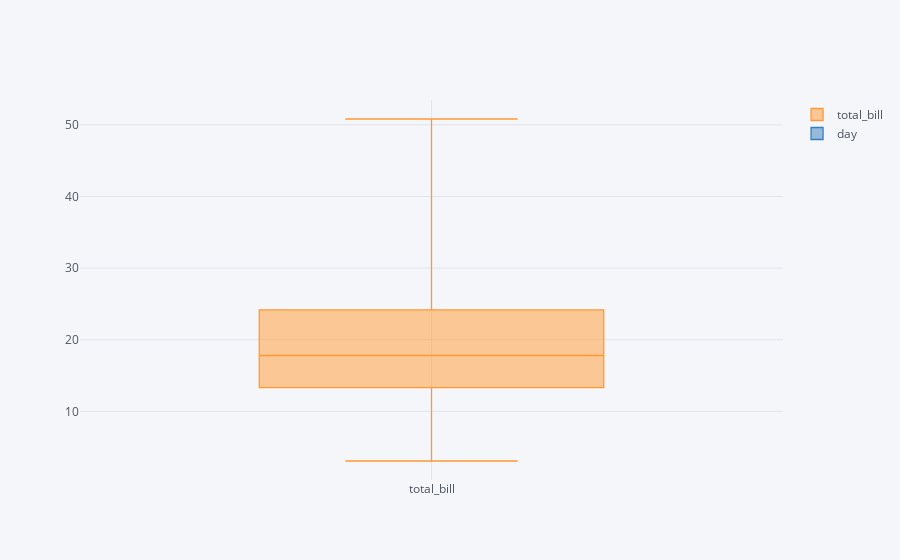

Write notebook code for a chart like this one.
### Code cell
tips[['total_bill','day']].iplot(kind = 'box',x = 'total_bill',y = 'day')

### Figure 1 — Plotly figure (JSON) as saved in the notebook; plotly's stock layout.template omitted (floating-point values rounded to 4 significant figures; data arrays with more than 128 entries replaced by an {"elided": "..."} marker saying what was removed)
{"data": [{"boxpoints": false, "line": {"width": 1.3}, "marker": {"color": "rgba(255, 153, 51, 1.0)"}, "name": "total_bill", "orientation": "v", "type": "box", "visible": true, "y": {"elided": "244 float values"}}, {"boxpoints": false, "line": {"width": 1.3}, "marker": {"color": "rgba(55, 128, 191, 1.0)"}, "name": "day", "orientation": "v", "type": "box", "visible": true, "y": {"elided": "244 str values"}}], "layout": {"autosize": true, "legend": {"bgcolor": "#F5F6F9", "font": {"color": "#4D5663"}}, "paper_bgcolor": "#F5F6F9", "plot_bgcolor": "#F5F6F9", "title": {"font": {"color": "#4D5663"}}, "xaxis": {"autorange": true, "gridcolor": "#E1E5ED", "range": [-0.5, 0.5], "showgrid": true, "tickfont": {"color": "#4D5663"}, "title": {"font": {"color": "#4D5663"}, "text": ""}, "type": "category", "zerolinecolor": "#E1E5ED"}, "yaxis": {"autorange": true, "gridcolor": "#E1E5ED", "range": [0.4178, 53.46], "showgrid": true, "tickfont": {"color": "#4D5663"}, "title": {"font": {"color": "#4D5663"}, "text": ""}, "type": "linear", "zerolinecolor": "#E1E5ED"}}}
